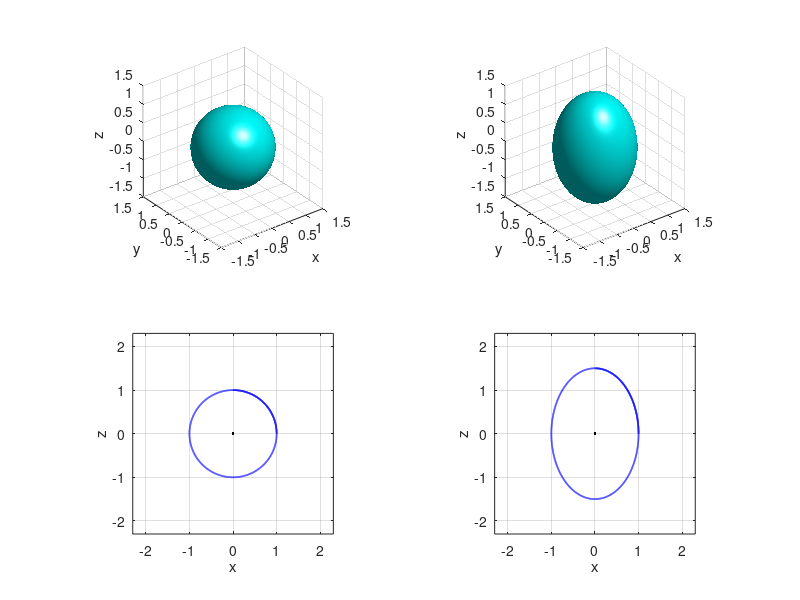

The MATLAB script that drew this image:
clear all


subplot(2,2,3);

t=linspace(0,2.5*pi,5000);

x=cos(t);
y=sin(t);

plot(x,y,'LineWidth',1.2,'color',[0,0,1]);
hold on;
plot(0,0,'k.');
hold on;

xlabel('x');
ylabel('z');

grid on;
axis equal;
axis([-2.3,2.3 -2.3,2.3]);


subplot(2,2,4);

t=linspace(0,2.5*pi,5000);

x=cos(t);
y=1.5*sin(t);

plot(x,y,'LineWidth',1.2,'color',[0,0,1]);
hold on;
plot(0,0,'k.');
hold on;

xlabel('x');
ylabel('z');

grid on;
axis equal;
axis([-2.3,2.3 -2.3,2.3]);

subplot(2,2,1);

f1 = @(x,y,z) x.*x+y.*y+z.*z-1;%圆球函数表达式

[x,y,z] = meshgrid(-1:0.05:1,-1:0.05:1,-2:0.05:2);%画图范围

v = f1(x,y,z);
h = patch(isosurface(x,y,z,v,0));

isonormals(x,y,z,v,h)              
set(h,'FaceColor',[0,1,1],'EdgeColor','none');

xlabel('x');
ylabel('y');
zlabel('z');

%alpha(1)   
view(-37.5,30);

axis equal; 
%axis off; 

grid on;

camlight; %打光
lighting gouraud

axis([-1.5,1.5 -1.5,1.5 -1.5,1.5]);


subplot(2,2,2);

f2 = @(x,y,z) x.*x+y.*y+z.*z/2-1;%椭球函数表达式

[x,y,z] = meshgrid(-1:0.05:1,-1:0.05:1,-2:0.05:2);%画图范围

v = f2(x,y,z);
h = patch(isosurface(x,y,z,v,0));

isonormals(x,y,z,v,h)              
set(h,'FaceColor',[0,1,1],'EdgeColor','none');

xlabel('x');
ylabel('y');
zlabel('z');

%alpha(1)   
view(-37.5,30);
axis equal; 
%axis off; 

grid on;

camlight; %打光
lighting gouraud

axis([-1.5,1.5 -1.5,1.5 -1.5,1.5]);
